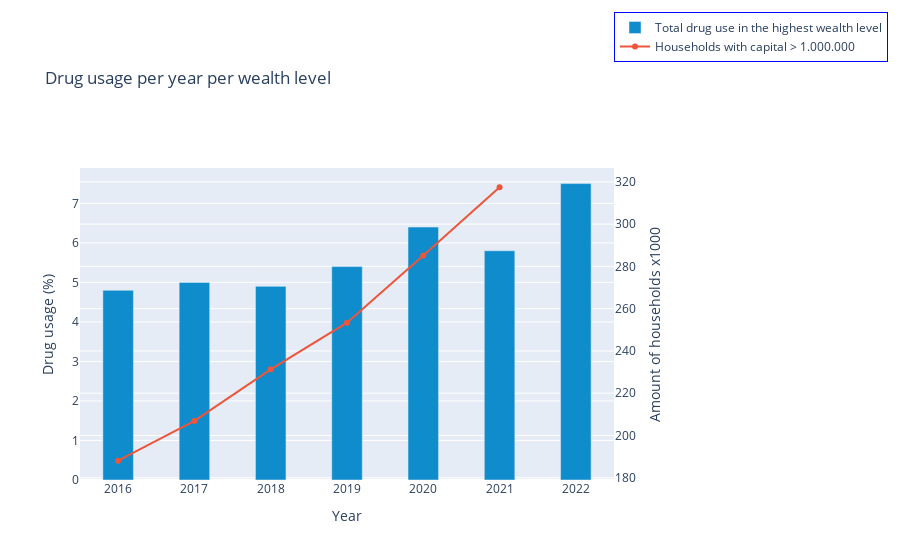

Notebook code cell kept with this figure:
### Markdown cell above
In recent years, the number of households with a capital of a million or more in the Netherlands has increased (CBS, 2022). People in the highest wealth group are generally happier than those in a lower wealth group. Also, the most affluent people in the Netherlands also started using more drugs. This suggests a link between happiness and drug use. This is most evident in the years 2019 and 2020, where the number of millionaire households and drug use rise almost proportionally. In 2021, we see a dip in this group of people, which roughly coincides with the COVID-19 crisis and the societal lockdown that took place as a result.

### Code cell
# Filter on 'kenmerken'
f_df = cbs_df[cbs_df['\ufeff"Persoonskenmerken"'] == 'Vermogen: 4e 20%-groep']
fi_df = cbs_df[cbs_df['\ufeff"Persoonskenmerken"'] == 'Vermogen: 5e 20%-groep']
miljonairs_df = pd.read_csv('miljoen.csv')
 
# Create bars, colour and title
fig = go.Figure(data=[
    go.Bar(name='Total drug use in the highest wealth level', x=fi_df['Perioden'], y=fi_df["Drugsgebruik, 12 jaar of ouder/Drugsgebruik totaal/Afgelopen jaar (%)"], marker=dict(color='rgb(14,140,203)'),
    width=[0.4, 0.4, 0.4, 0.4, 0.4, 0.4, 0.4]),
    go.Scatter(x=np.array(miljonairs_df['Jaar']),
    y=np.array(miljonairs_df['In lopende prijzen (x 1 000)']),
    name='Households with capital > 1.000.000', yaxis='y2')])

# Graph Design
fig.update_layout(title=dict(text='Drug usage per year per wealth level'), 
    legend=dict(
    yanchor="top",
    y=1.5,
    xanchor="left",
    x=1,
    bordercolor='blue',
    borderwidth = 1),
    
    xaxis_type='category', xaxis=dict(title='Year', tickmode='linear'), 
    yaxis=dict(title='Drug usage (%)', categoryorder='total ascending'),
    yaxis2=dict(
        title='Amount of households x1000',
        overlaying='y',
        side='right',
        categoryorder='category ascending'
    ),
    barmode='group')

### Figure 1 — Plotly figure (JSON) as saved in the notebook; plotly's stock layout.template omitted (floating-point values rounded to 4 significant figures)
{"data": [{"marker": {"color": "rgb(14,140,203)"}, "name": "Total drug use in the highest wealth level", "type": "bar", "width": [0.4, 0.4, 0.4, 0.4, 0.4, 0.4, 0.4], "x": [2016, 2017, 2018, 2019, 2020, 2021, 2022], "y": [4.8, 5, 4.9, 5.4, 6.4, 5.8, 7.5]}, {"name": "Households with capital > 1.000.000", "type": "scatter", "x": [2016, 2017, 2018, 2019, 2020, 2021], "y": [188.1, 206.9, 231.3, 253.4, 285.2, 317.4], "yaxis": "y2"}], "layout": {"barmode": "group", "legend": {"bordercolor": "blue", "borderwidth": 1, "x": 1, "xanchor": "left", "y": 1.5, "yanchor": "top"}, "title": {"text": "Drug usage per year per wealth level"}, "xaxis": {"tickmode": "linear", "title": {"text": "Year"}, "type": "category"}, "yaxis": {"categoryorder": "total ascending", "title": {"text": "Drug usage (%)"}}, "yaxis2": {"categoryorder": "category ascending", "overlaying": "y", "side": "right", "title": {"text": "Amount of households x1000"}}}}
